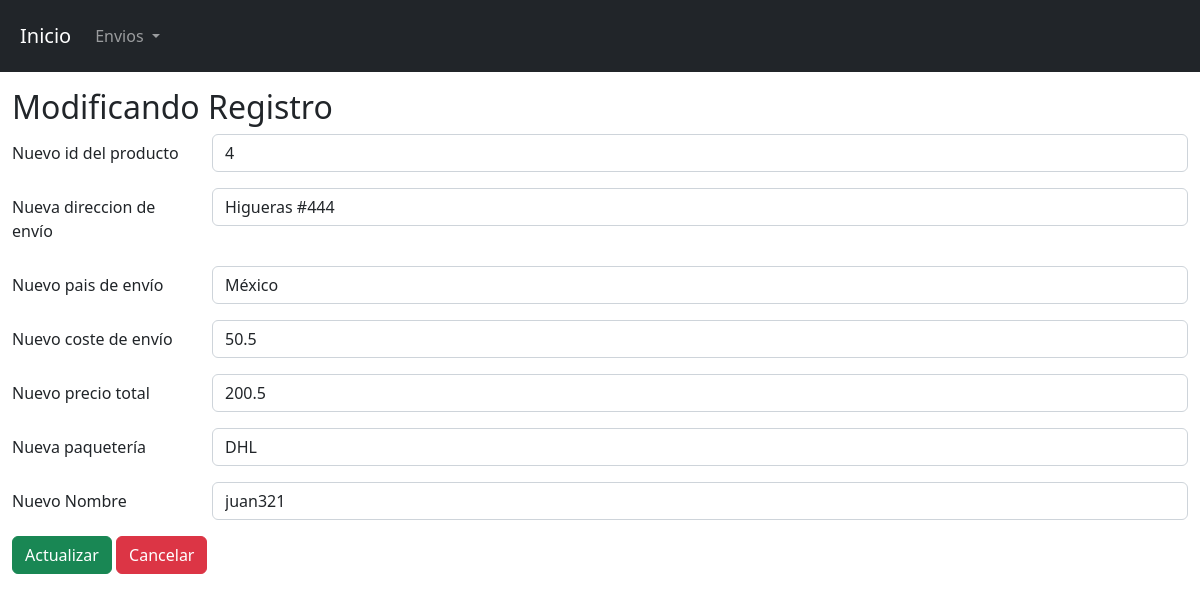
The app's page /view/username/edit.php?id=4 with its own data.
### tables this page shows
CREATE TABLE `envio` (
  `id_envio` int(10) NOT NULL,
  `id_producto` int(10) NOT NULL,
  `direccion_envio` varchar(100) NOT NULL,
  `pais_envio` varchar(50) NOT NULL,
  `envio_coste` float(100,2) NOT NULL,
  `total` float(10,2) NOT NULL,
  `paqueteria` varchar(50) NOT NULL,
  `nombre_cuenta` varchar(50) NOT NULL
);

### config/db.php (called while the page is built)
<?php
    class db{
        private $host= "localhost";
        private $dbname="F1MERCH";
        private $user="root";
        private $password="";
        public function conexion(){
            try{
                $PDO = new PDO("mysql:host=".$this->host.";dbname=".$this->dbname,$this->user,$this->password);
                return $PDO;
            }catch(PDOException $e){
                return $e->getMessage();
            }
        }
    }
?>

### controller/usernameController.php (called while the page is built, shortened)
<?php
    class envioControlador{
        private $model;
        public function __construct()
        {
            require_once("C:/xampp/htdocs/proyecto/model/usernameModel.php");
            $this->model = new envioModelo();
        }
        public function show($id){
            return ($this->model->show($id) != false) ? $this->model->show($id) : header("Location:index.php");
        }
    }
?>

### model/usernameModel.php (called while the page is built, shortened)
<?php
    class envioModelo{
        private $PDO;
        public function __construct()
        {
            require_once("C:/xampp/htdocs/proyecto/config/db.php");
            $con = new db();
            $this->PDO = $con->conexion();
        }
        public function show($id){
            $stament = $this->PDO->prepare("SELECT * FROM envio where id_envio = :id_envio limit 1");
            $stament->bindParam(":id_envio",$id);
            return ($stament->execute()) ? $stament->fetch() : false ;
        }
    }
?>

### view/username/edit.php (the view, shortened to what this page needs)
<?php
    require_once("C:/xampp/htdocs/proyecto/view/head/head.php");
    require_once("C:/xampp/htdocs/proyecto/controller/usernameController.php");
    $envio = new envioControlador();
    $user = $envio->show($_GET['id']);
?>
  <form action="update.php" method="post" autocomplete="off">
    <h2>Modificando Registro</h2>
    <div class="mb-3 row">
        <label for="staticEmail" class="col-sm-2 col-form-label">Nuevo id del producto</label>
        <div class="col-sm-10">
        <input type="text" name="edit_idprod" class="form-control" id="staticEmail" value="<?= $user[1]?>">
        </div>
    </div>
    <div class="mb-3 row">
        <label for="inputPassword" class="col-sm-2 col-form-label">Nueva direccion de envío</label>
        <div class="col-sm-10">
            <input type="text" name="edit_dir" class="form-control" id="inputPassword" value="<?= $user[2]?>">
        </div>
    </div>
    <div class="mb-3 row">
        <label for="staticEmail" class="col-sm-2 col-form-label">Nuevo pais de envío</label>
        <div class="col-sm-10">
        <input type="text" name="edit_pais" class="form-control" id="staticEmail" value="<?= $user[3]?>">
        </div>
    </div>
    <div class="mb-3 row">
        <label for="inputPassword" class="col-sm-2 col-form-label">Nuevo coste de envío</label>
        <div class="col-sm-10">
            <input type="text" name="edit_coste" class="form-control" id="inputPassword" value="<?= $user[4]?>">
        </div>
    </div>
    <div class="mb-3 row">
        <label for="staticEmail" class="col-sm-2 col-form-label">Nuevo precio total</label>
        <div class="col-sm-10">
        <input type="text" name="edit_precio" class="form-control" id="staticEmail" value="<?= $user[5]?>">
        </div>
    </div>
    <div class="mb-3 row">
        <label for="inputPassword" class="col-sm-2 col-form-label">Nueva paquetería</label>
        <div class="col-sm-10">
            <input type="text" name="edit_paqueteria" class="form-control" id="inputPassword" value="<?= $user[6]?>">
        </div>
    </div>
    <div class="mb-3 row">
        <label for="inputPassword" class="col-sm-2 col-form-label">Nuevo Nombre</label>
        <div class="col-sm-10">
            <input type="text" name="edit_nombre" class="form-control" id="inputPassword" value="<?= $user[7]?>">
        </div>
    </div>
    <div>
        <input type="submit" class="btn btn-success" value="Actualizar">
        <a class="btn btn-danger" href="show.php?id=<?= $user[0]?>">Cancelar</a>
    </div>
  </form>
<?php
    require_once("C:/xampp/htdocs/proyecto/view/head/footer.php");
?>

### records on screen
envio: edit_idprod "4", edit_dir "Higueras #444", edit_pais "México", edit_coste "50.5", edit_precio "200.5", edit_paqueteria "DHL", edit_nombre "juan321"
